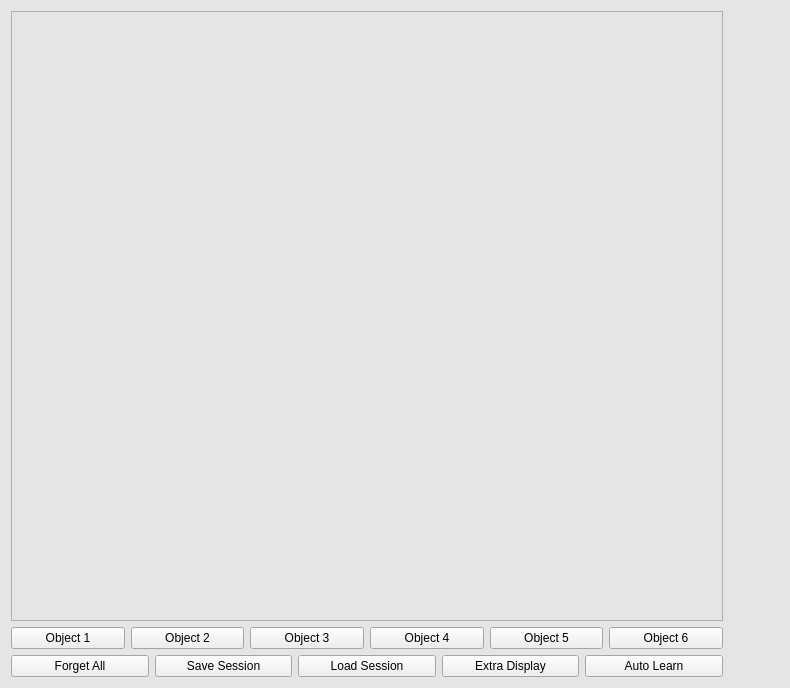
<?xml version="1.0" encoding="UTF-8"?>
<ui version="4.0">
 <class>Form</class>
 <widget class="QWidget" name="Form">
  <property name="geometry">
   <rect>
    <x>0</x>
    <y>0</y>
    <width>790</width>
    <height>688</height>
   </rect>
  </property>
  <property name="palette">
   <palette>
    <active>
     <colorrole role="Base">
      <brush brushstyle="SolidPattern">
       <color alpha="255">
        <red>255</red>
        <green>255</green>
        <blue>255</blue>
       </color>
      </brush>
     </colorrole>
     <colorrole role="Window">
      <brush brushstyle="SolidPattern">
       <color alpha="255">
        <red>236</red>
        <green>236</green>
        <blue>236</blue>
       </color>
      </brush>
     </colorrole>
    </active>
    <inactive>
     <colorrole role="Base">
      <brush brushstyle="SolidPattern">
       <color alpha="255">
        <red>255</red>
        <green>255</green>
        <blue>255</blue>
       </color>
      </brush>
     </colorrole>
     <colorrole role="Window">
      <brush brushstyle="SolidPattern">
       <color alpha="255">
        <red>229</red>
        <green>229</green>
        <blue>229</blue>
       </color>
      </brush>
     </colorrole>
    </inactive>
    <disabled>
     <colorrole role="Base">
      <brush brushstyle="SolidPattern">
       <color alpha="255">
        <red>229</red>
        <green>229</green>
        <blue>229</blue>
       </color>
      </brush>
     </colorrole>
     <colorrole role="Window">
      <brush brushstyle="SolidPattern">
       <color alpha="255">
        <red>229</red>
        <green>229</green>
        <blue>229</blue>
       </color>
      </brush>
     </colorrole>
    </disabled>
   </palette>
  </property>
  <property name="cursor">
   <cursorShape>ArrowCursor</cursorShape>
  </property>
  <property name="mouseTracking">
   <bool>true</bool>
  </property>
  <property name="focusPolicy">
   <enum>Qt::NoFocus</enum>
  </property>
  <property name="windowTitle">
   <string>Form</string>
  </property>
  <layout class="QGridLayout" name="gridLayout_2">
   <item row="1" column="0">
    <widget class="QFrame" name="frame">
     <property name="palette">
      <palette>
       <active>
        <colorrole role="Base">
         <brush brushstyle="SolidPattern">
          <color alpha="255">
           <red>0</red>
           <green>0</green>
           <blue>0</blue>
          </color>
         </brush>
        </colorrole>
       </active>
       <inactive>
        <colorrole role="Base">
         <brush brushstyle="SolidPattern">
          <color alpha="255">
           <red>0</red>
           <green>0</green>
           <blue>0</blue>
          </color>
         </brush>
        </colorrole>
       </inactive>
       <disabled>
        <colorrole role="Base">
         <brush brushstyle="SolidPattern">
          <color alpha="255">
           <red>185</red>
           <green>185</green>
           <blue>185</blue>
          </color>
         </brush>
        </colorrole>
       </disabled>
      </palette>
     </property>
     <property name="frameShape">
      <enum>QFrame::StyledPanel</enum>
     </property>
     <property name="frameShadow">
      <enum>QFrame::Raised</enum>
     </property>
    </widget>
   </item>
   <item row="3" column="0">
    <layout class="QHBoxLayout" name="horizontalLayout_3">
     <item>
      <widget class="QPushButton" name="pushButton_1">
       <property name="cursor">
        <cursorShape>PointingHandCursor</cursorShape>
       </property>
       <property name="text">
        <string>Object 1</string>
       </property>
      </widget>
     </item>
     <item>
      <widget class="QPushButton" name="pushButton_2">
       <property name="cursor">
        <cursorShape>PointingHandCursor</cursorShape>
       </property>
       <property name="text">
        <string>Object 2</string>
       </property>
      </widget>
     </item>
     <item>
      <widget class="QPushButton" name="pushButton_3">
       <property name="cursor">
        <cursorShape>PointingHandCursor</cursorShape>
       </property>
       <property name="text">
        <string>Object 3</string>
       </property>
      </widget>
     </item>
     <item>
      <widget class="QPushButton" name="pushButton_4">
       <property name="cursor">
        <cursorShape>PointingHandCursor</cursorShape>
       </property>
       <property name="text">
        <string>Object 4</string>
       </property>
      </widget>
     </item>
     <item>
      <widget class="QPushButton" name="pushButton_5">
       <property name="cursor">
        <cursorShape>PointingHandCursor</cursorShape>
       </property>
       <property name="text">
        <string>Object 5</string>
       </property>
      </widget>
     </item>
     <item>
      <widget class="QPushButton" name="pushButton_6">
       <property name="text">
        <string>Object 6</string>
       </property>
      </widget>
     </item>
    </layout>
   </item>
   <item row="3" column="1">
    <widget class="QLabel" name="label_7">
     <property name="maximumSize">
      <size>
       <width>50</width>
       <height>35</height>
      </size>
     </property>
     <property name="text">
      <string/>
     </property>
     <property name="pixmap">
      <pixmap>elab.gif</pixmap>
     </property>
     <property name="scaledContents">
      <bool>true</bool>
     </property>
    </widget>
   </item>
   <item row="10" column="0">
    <layout class="QHBoxLayout" name="horizontalLayout">
     <item>
      <widget class="QPushButton" name="pushButton_forget">
       <property name="text">
        <string>Forget All</string>
       </property>
      </widget>
     </item>
     <item>
      <widget class="QPushButton" name="pushButton_save">
       <property name="text">
        <string>Save Session</string>
       </property>
      </widget>
     </item>
     <item>
      <widget class="QPushButton" name="pushButton_load">
       <property name="text">
        <string>Load Session</string>
       </property>
      </widget>
     </item>
     <item>
      <widget class="QPushButton" name="pushButton_disp">
       <property name="text">
        <string>Extra Display</string>
       </property>
      </widget>
     </item>
     <item>
      <widget class="QPushButton" name="pushButton_learn">
       <property name="text">
        <string>Auto Learn</string>
       </property>
      </widget>
     </item>
    </layout>
   </item>
  </layout>
 </widget>
 <resources/>
 <connections/>
</ui>
